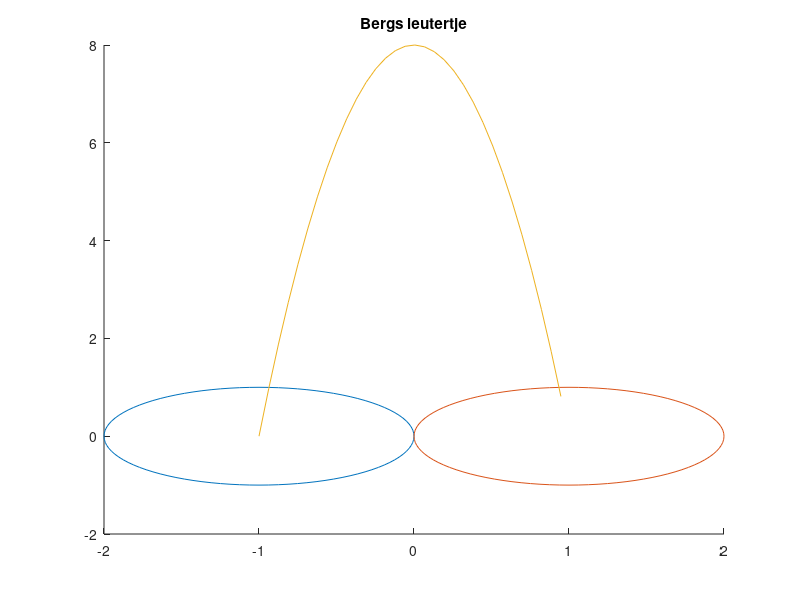

MATLAB code to generate this figure:
%Verassing

function HardPush()
    figure()
    hold on
    th = 0:pi/50:2*pi;
    xunit = 1 * cos(th) + -1;
    yunit = 1 * sin(th) + 0;
    h = plot(xunit, yunit);

    xunit = 1 * cos(th) + 1;
    yunit = 1 * sin(th) + 0;
    h = plot(xunit, yunit);
    xunit = [-1:pi/50:1];

    yunit = -8 * xunit.^2 + 8;
    h = plot(xunit, yunit);
    title('Bergs leutertje')
    hold off
end